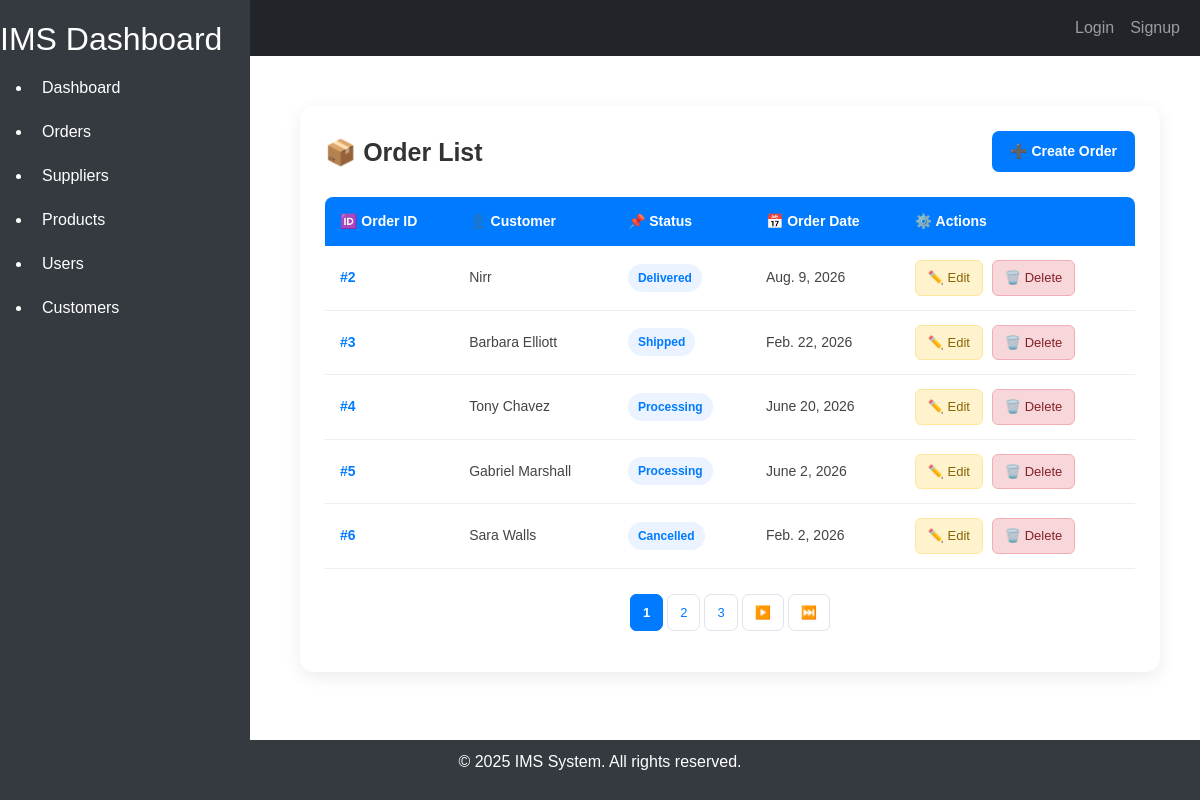
The page / on the database its author committed.
### orders/models.py (models this page shows, shortened)
class Order(models.Model):
    class OrderStatus(models.TextChoices):
        PENDING = 'Pending'
        PROCESSING = 'Processing'
        SHIPPED = 'Shipped'
        DELIVERED = 'Delivered'
        CANCELLED = 'Cancelled'
    order_id = models.AutoField(primary_key=True)
    customer = models.ForeignKey(Customer, on_delete=models.CASCADE)
    order_date = models.DateField(default=None, blank=True)
    status = models.CharField(max_length=100, choices=OrderStatus.choices, default=OrderStatus.PENDING)
    order_details = models.ManyToManyField(Product)

### customer/models.py (models this page shows, shortened)
class Customer(models.Model):
    id = models.AutoField(primary_key=True)
    name = models.CharField(max_length=100)
    email = models.EmailField(unique=True)
    phone = models.CharField(max_length=20, blank=True, null=True)
    address = models.TextField(blank=True, null=True)
    created_at = models.DateTimeField(auto_now_add=True)
    updated_at = models.DateTimeField(auto_now=True)
    class Meta:
        db_table = 'customers'
        verbose_name = 'Customer'
        verbose_name_plural = 'Customers'

### orders/views.py (the view)
# urls.py: path('', order_list, name='order_list'),
def order_list(request):
    orders_list = Order.objects.all()
    paginator = Paginator(orders_list, 5)
    page_number = request.GET.get("page")
    orders = paginator.get_page(page_number)
    return render(request, "order/order_list.html", {"orders": orders})

### orders/templates/order/order_list.html (shortened to what this page needs)
{% extends 'home/base.html' %}
{% block content %}
<div class="order-list-page">
    <div class="order-card">
        <div class="order-header">
            <h2>📦 Order List</h2>
            <a href="{% url 'order_create' %}" class="create-order-btn">
                ➕ Create Order
            </a>
        </div>
        <table class="order-table">
            <thead>
                <tr>
                    <th>🆔 Order ID</th>
                    <th>👤 Customer</th>
                    <th>📌 Status</th>
                    <th>📅 Order Date</th>
                    <th>⚙️ Actions</th>
                </tr>
            </thead>
            <tbody>
                {% for order in orders %}
                <tr>
                    <td>
                        <span class="order-id">
                            #{{ order.order_id }}
                        </span>
                    </td>
                    <td>
                        {{ order.customer.name }}
                    </td>
                    <td>
                        <span class="status-badge">
                            {{ order.status }}
                        </span>
                    </td>
                    <td>
                        {{ order.order_date }}
                    </td>
                    <td>
                        <a href="{% url 'order_update' order.order_id %}"
                           class="action-btn edit-btn">
                            ✏️ Edit
                        </a>
                        <a href="{% url 'order_delete' order.order_id %}"
                           class="action-btn delete-btn"
                           onclick="return confirm('Are you sure you want to delete this order?');">
                            🗑️ Delete
                        </a>
                    </td>
                </tr>
                {% empty %}
                <tr>
                    <td colspan="5" class="empty-orders">
                        📭 No orders found.
                    </td>
                </tr>
                {% endfor %}
            </tbody>
        </table>
        {% if orders.has_other_pages %}
        <nav aria-label="Page navigation">
            <ul class="pagination justify-content-center">
                {% for num in orders.paginator.page_range %}
                    {% if orders.number == num %}
                    <li class="page-item active">
                        <span class="page-link">{{ num }}</span>
                    </li>
                    {% elif num > orders.number|add:"-3" and num < orders.number|add:"3" %}
                    <li class="page-item">
                        <a class="page-link" href="?page={{ num }}">
                            {{ num }}
                        </a>
                    </li>
                    {% endif %}
                {% endfor %}
                {% if orders.has_next %}
                <li class="page-item">
                    <a class="page-link"
                       href="?page={{ orders.next_page_number }}">
                        ▶️
                    </a>
                </li>
                <li class="page-item">
                    <a class="page-link"
                       href="?page={{ orders.paginator.num_pages }}">
                        ⏭️
                    </a>
                </li>
                {% endif %}
            </ul>
        </nav>
        {% endif %}
    </div>
</div>
{% endblock %}

### home/templates/home/base.html (style rules this page uses)
body { font-family: Arial, sans-serif; display: flex; flex-direction: column; min-height: 100vh; }

### orders/templates/order/order_list.html (style rules this page uses)
.order-list-page { padding: 30px 20px; }
.order-card { background: #ffffff; border-radius: 14px; padding: 25px; box-shadow: 0 5px 18px rgba(0, 0, 0, 0.08); overflow-x: auto; }
.order-header { display: flex; justify-content: space-between; align-items: center; margin-bottom: 25px; }
.order-header h2 { margin: 0; color: #333; font-size: 25px; font-weight: 600; }
.create-order-btn { display: inline-block; background: #007bff; color: white; padding: 10px 18px; border-radius: 7px; text-decoration: none; font-size: 14px; font-weight: 600; transition: 0.25s ease; }
.order-table { width: 100%; border-collapse: separate; border-spacing: 0; }
.order-table thead th { background: #007bff; color: white; padding: 14px 15px; font-size: 14px; font-weight: 600; text-align: left; }
.order-table thead th:first-child { border-top-left-radius: 8px; }
.order-table thead th:last-child { border-top-right-radius: 8px; }
.order-table tbody td { padding: 14px 15px; color: #444; font-size: 14px; border-bottom: 1px solid #eeeeee; vertical-align: middle; }
.order-table tbody tr { transition: 0.2s ease; }
.order-id { color: #007bff; font-weight: 600; }
.status-badge { display: inline-block; padding: 5px 10px; border-radius: 20px; background: #eaf3ff; color: #007bff; font-size: 12px; font-weight: 600; }
.action-btn { display: inline-block; padding: 7px 12px; border-radius: 6px; text-decoration: none; font-size: 13px; font-weight: 500; margin-right: 5px; transition: 0.2s ease; }
.edit-btn { background: #fff3cd; color: #856404; border: 1px solid #ffe69c; }
.delete-btn { background: #f8d7da; color: #842029; border: 1px solid #f1aeb5; }
.pagination { margin-top: 25px; gap: 5px; flex-wrap: wrap; }
.pagination .page-link { color: #007bff; background: white; border: 1px solid #dce3eb; border-radius: 7px; padding: 8px 12px; font-size: 13px; transition: 0.2s ease; }
.pagination .page-item.active .page-link { background: #007bff; border-color: #007bff; color: white; font-weight: 600; }

### rows shown on the page
Order: order_id "2", customer.name "Nirr", status "Delivered", order_date "Aug. 9, 2026"
Order: order_id "3", customer.name "Barbara Elliott", status "Shipped", order_date "Feb. 22, 2026"
Order: order_id "4", customer.name "Tony Chavez", status "Processing", order_date "June 20, 2026"
Order: order_id "5", customer.name "Gabriel Marshall", status "Processing", order_date "June 2, 2026"
Order: order_id "6", customer.name "Sara Walls", status "Cancelled", order_date "Feb. 2, 2026"

### other values the page prints
{{ num }} "1"
{{ num }} "2" "3"
